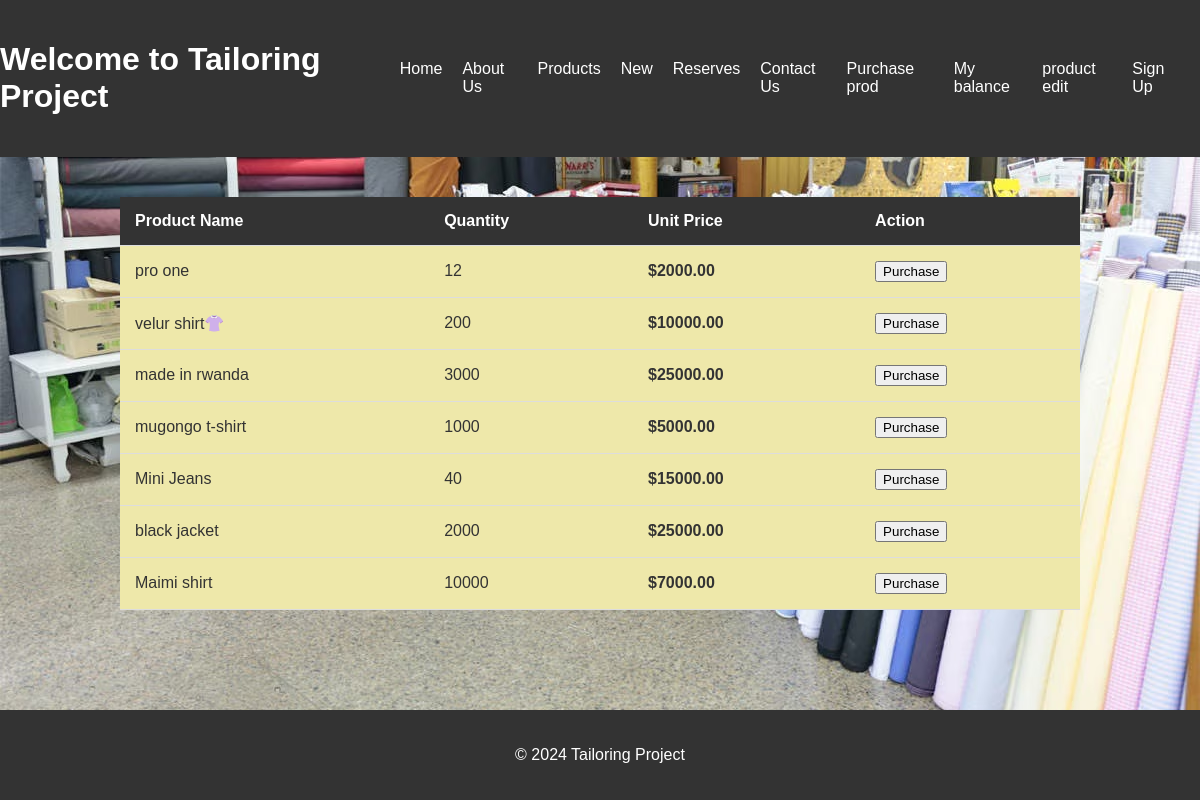
The page /display_product.php on the database its author committed.
### tables this page shows
CREATE TABLE `product` (
  `ProductID` int(11) NOT NULL,
  `ProductName` varchar(255) NOT NULL,
  `Quantity` int(11) NOT NULL,
  `UnitPrice` decimal(10,2) NOT NULL
);

### display_product.php (the view, shortened to what this page needs)
<!DOCTYPE html>
<html lang="en">
<head>
    <link rel="stylesheet" type="text/css" href="home.css">
</head>
<body>
<header>
    <h1>Welcome to Tailoring Project</h1>
    <nav>
        <ul>
            <li><a href="home.html">Home</a></li>
            <li><a href="about_us.php">About Us</a></li>
            <li><a href="display_product.php">Products</a></li>
            <li><a href="newpro.html">New</a></li>
            <li><a href="reserves.php">Reserves</a></li>
            <li><a href="contact_us.php">Contact Us</a></li>
            <li><a href="purchase_product.php">Purchase prod</a></li>
            <li><a href="save_balance.php">My balance</a></li>
            <li><a href="edit_update.php">product edit</a></li>
            <li>
                <a href="Sign_up.php">Sign Up</a>
            </li>
        </ul>
    </nav>
</header>
<div class="container">
    <table>
        <thead>
        <tr>
            <th>Product Name</th>
            <th>Quantity</th>
            <th>Unit Price</th>
            <th>Action</th>
        </tr>
        </thead>
        <tbody>
        <?php
        include('dbConfig.php');
        $sql = "SELECT ProductName, Quantity, UnitPrice FROM Product";
        $result = $conn->query($sql);
        if ($result->num_rows > 0) {
            while($row = $result->fetch_assoc()) {
                echo "<tr>";
                echo "<td>" . $row["ProductName"] . "</td>";
                echo "<td>" . $row["Quantity"] . "</td>";
                echo "<td class='price'>$" . $row["UnitPrice"] . "</td>";
                echo "<td><button onclick='purchaseProduct(\"" . $row["ProductName"] . "\", " . $row["UnitPrice"] . ")'>Purchase</button></td>";
                echo "</tr>";
            }
        } else {
            echo "<tr><td colspan='4'>No products found</td></tr>";
        }
        ?>
        </tbody>
    </table>
</div>
 <footer>
        <p>&copy; 2024 Tailoring Project</p>
    </footer>
</body>
</html>

### home.css (style rules this page uses)
body { background-image: url('tailoring.jpg'); font-family: Arial, sans-serif; margin: 0; padding: 0; background-color: #f9f9f9; color: #333; }
.container { width: 80%; margin: auto; padding: 20px; text-align: center; }
header { background-color: #333; color: #fff; padding: 20px 0; display: flex; align-items: center; justify-content: space-between; }
nav { display: flex; align-items: center; }
nav ul { list-style-type: none; margin: 0; padding: 0; display: flex; }
nav ul li { margin-right: 20px; }
nav ul li a { text-decoration: none; color: #fff; }
footer { background-color: #333; color: #fff; text-align: center; padding: 20px 0; bottom: 0; position: fixed; width: 100%; }

### display_product.php (style rules this page uses)
body { background-image: url('product_image.jpg'); background-size: cover; background-position: center; font-family: Arial, sans-serif; margin: 0; padding: 0; }
.container { max-width: 1200px; margin: 20px auto; }
table { width: 100%; border-collapse: collapse; border-spacing: 0; background-color: palegoldenrod; }
th, td { padding: 15px; text-align: left; border-bottom: 1px solid #ddd; }
th { background-color: #333; color: #fff; }
.price { font-weight: bold; }

### rows shown on the page
product: ProductName "pro one", Quantity "12", UnitPrice "2000.00"
product: ProductName "velur shirt👚", Quantity "200", UnitPrice "10000.00"
product: ProductName "made in rwanda", Quantity "3000", UnitPrice "25000.00"
product: ProductName "mugongo t-shirt", Quantity "1000", UnitPrice "5000.00"
product: ProductName "Mini Jeans", Quantity "40", UnitPrice "15000.00"
product: ProductName "black jacket", Quantity "2000", UnitPrice "25000.00"
product: ProductName "Maimi shirt", Quantity "10000", UnitPrice "7000.00"
